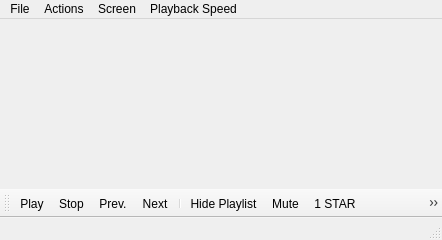
<?xml version="1.0" encoding="UTF-8"?>
<ui version="4.0">
 <class>MainWindow</class>
 <widget class="QMainWindow" name="MainWindow">
  <property name="geometry">
   <rect>
    <x>0</x>
    <y>0</y>
    <width>442</width>
    <height>240</height>
   </rect>
  </property>
  <property name="windowTitle">
   <string>MainWindow</string>
  </property>
  <widget class="QWidget" name="centralWidget"/>
  <widget class="QMenuBar" name="menuBar">
   <property name="geometry">
    <rect>
     <x>0</x>
     <y>0</y>
     <width>442</width>
     <height>17</height>
    </rect>
   </property>
   <widget class="QMenu" name="menuActions">
    <property name="title">
     <string>Actions</string>
    </property>
    <addaction name="actionPlay"/>
    <addaction name="actionStop"/>
    <addaction name="actionPrev"/>
    <addaction name="actionNext"/>
    <addaction name="actionMute"/>
   </widget>
   <widget class="QMenu" name="menuFile">
    <property name="title">
     <string>File</string>
    </property>
    <addaction name="actionOpen"/>
    <addaction name="actionAdd_to_Playlist"/>
    <addaction name="actionClear_Playlist"/>
   </widget>
   <widget class="QMenu" name="menuScreen">
    <property name="title">
     <string>Screen</string>
    </property>
    <addaction name="action16_9"/>
    <addaction name="action5_4"/>
   </widget>
   <widget class="QMenu" name="menuPlayback_Speed">
    <property name="title">
     <string>Playback Speed</string>
    </property>
    <addaction name="action1_0x"/>
    <addaction name="action1_5x"/>
    <addaction name="action2_0x"/>
    <addaction name="action5_0x"/>
   </widget>
   <addaction name="menuFile"/>
   <addaction name="menuActions"/>
   <addaction name="menuScreen"/>
   <addaction name="menuPlayback_Speed"/>
  </widget>
  <widget class="QToolBar" name="mainToolBar">
   <attribute name="toolBarArea">
    <enum>BottomToolBarArea</enum>
   </attribute>
   <attribute name="toolBarBreak">
    <bool>false</bool>
   </attribute>
   <addaction name="actionPlay"/>
   <addaction name="actionStop"/>
   <addaction name="actionPrev"/>
   <addaction name="actionNext"/>
   <addaction name="separator"/>
   <addaction name="actionHide"/>
   <addaction name="actionMute"/>
   <addaction name="actionStar1"/>
   <addaction name="actionStar2"/>
   <addaction name="actionStar3"/>
   <addaction name="actionStar4"/>
   <addaction name="actionStar5"/>
  </widget>
  <widget class="QStatusBar" name="statusBar"/>
  <action name="actionOpen">
   <property name="icon">
    <iconset resource="resources.qrc">
     <normaloff>:/images/icons/1473256486_BT_folder_file_open.png</normaloff>:/images/icons/1473256486_BT_folder_file_open.png</iconset>
   </property>
   <property name="text">
    <string>Open</string>
   </property>
   <property name="toolTip">
    <string>Open a File</string>
   </property>
   <property name="shortcut">
    <string>Ctrl+O</string>
   </property>
  </action>
  <action name="actionPlay">
   <property name="checkable">
    <bool>true</bool>
   </property>
   <property name="icon">
    <iconset resource="resources.qrc">
     <normaloff>:/images/icons/play-button.png</normaloff>:/images/icons/play-button.png</iconset>
   </property>
   <property name="text">
    <string>Play</string>
   </property>
   <property name="toolTip">
    <string>Play Video</string>
   </property>
   <property name="shortcut">
    <string>Space</string>
   </property>
  </action>
  <action name="actionStop">
   <property name="icon">
    <iconset resource="resources.qrc">
     <normaloff>:/images/icons/stop.png</normaloff>:/images/icons/stop.png</iconset>
   </property>
   <property name="text">
    <string>Stop</string>
   </property>
   <property name="toolTip">
    <string>Stop Video</string>
   </property>
   <property name="shortcut">
    <string>S</string>
   </property>
  </action>
  <action name="actionAdd_to_Playlist">
   <property name="text">
    <string>Add to Playlist</string>
   </property>
  </action>
  <action name="actionHide">
   <property name="checkable">
    <bool>true</bool>
   </property>
   <property name="text">
    <string>Hide Playlist</string>
   </property>
   <property name="shortcut">
    <string>H</string>
   </property>
  </action>
  <action name="actionNext">
   <property name="text">
    <string>Next</string>
   </property>
   <property name="shortcut">
    <string>Media Next, Media Next</string>
   </property>
  </action>
  <action name="actionPrev">
   <property name="text">
    <string>Prev.</string>
   </property>
   <property name="shortcut">
    <string>Media Previous, Media Previous</string>
   </property>
  </action>
  <action name="actionClear_Playlist">
   <property name="text">
    <string>Clear Playlist</string>
   </property>
  </action>
  <action name="actionMute">
   <property name="checkable">
    <bool>true</bool>
   </property>
   <property name="text">
    <string>Mute</string>
   </property>
   <property name="shortcut">
    <string>M</string>
   </property>
  </action>
  <action name="actionFullscreen">
   <property name="checkable">
    <bool>true</bool>
   </property>
   <property name="text">
    <string>Fullscreen</string>
   </property>
  </action>
  <action name="action16_9">
   <property name="text">
    <string>Original</string>
   </property>
  </action>
  <action name="action5_4">
   <property name="text">
    <string>Stretch</string>
   </property>
  </action>
  <action name="actionStar5">
   <property name="icon">
    <iconset resource="icons.qrc">
     <normaloff>:/ic_star_border_black_48dp_2x.png</normaloff>:/ic_star_border_black_48dp_2x.png</iconset>
   </property>
   <property name="text">
    <string>5 STARS</string>
   </property>
  </action>
  <action name="actionStar4">
   <property name="icon">
    <iconset resource="icons.qrc">
     <normaloff>:/ic_star_border_black_48dp_2x.png</normaloff>:/ic_star_border_black_48dp_2x.png</iconset>
   </property>
   <property name="text">
    <string>4 STARS</string>
   </property>
  </action>
  <action name="actionStar3">
   <property name="icon">
    <iconset resource="icons.qrc">
     <normaloff>:/ic_star_border_black_48dp_2x.png</normaloff>:/ic_star_border_black_48dp_2x.png</iconset>
   </property>
   <property name="text">
    <string>3 STARS</string>
   </property>
  </action>
  <action name="actionStar2">
   <property name="icon">
    <iconset resource="icons.qrc">
     <normaloff>:/ic_star_border_black_48dp_2x.png</normaloff>:/ic_star_border_black_48dp_2x.png</iconset>
   </property>
   <property name="text">
    <string>2 STARS</string>
   </property>
  </action>
  <action name="actionStar1">
   <property name="icon">
    <iconset resource="icons.qrc">
     <normaloff>:/ic_star_border_black_48dp_2x.png</normaloff>:/ic_star_border_black_48dp_2x.png</iconset>
   </property>
   <property name="text">
    <string>1 STAR</string>
   </property>
  </action>
  <action name="action1_0x">
   <property name="text">
    <string>1.0x</string>
   </property>
  </action>
  <action name="action1_5x">
   <property name="text">
    <string>1.5x</string>
   </property>
  </action>
  <action name="action2_0x">
   <property name="text">
    <string>2.0x</string>
   </property>
  </action>
  <action name="action5_0x">
   <property name="text">
    <string>5.0x</string>
   </property>
  </action>
 </widget>
 <layoutdefault spacing="6" margin="11"/>
 <resources>
  <include location="icons.qrc"/>
  <include location="resources.qrc"/>
 </resources>
 <connections/>
</ui>
